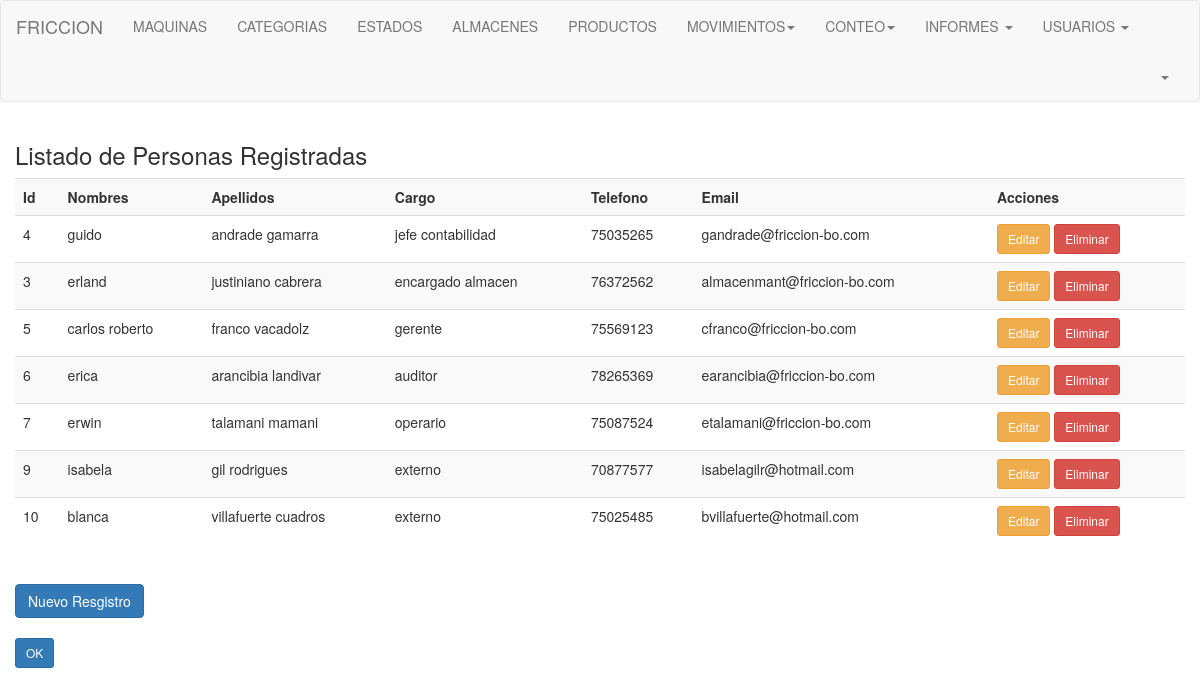
Page /personas.php on the earlier database version.
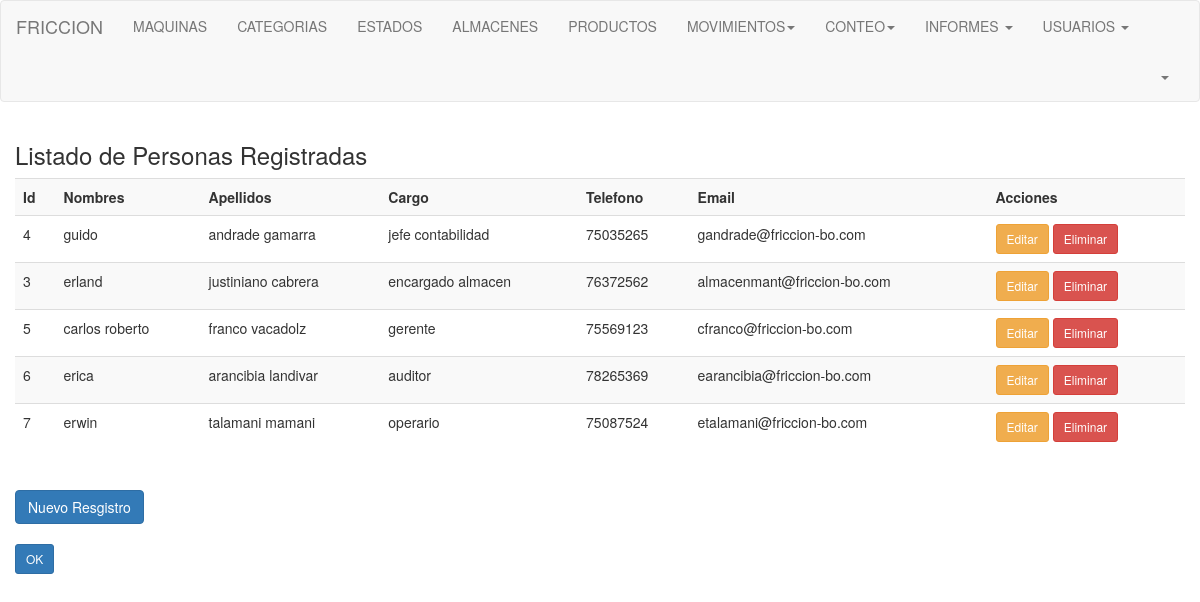
Same page on the later database version.
### tables this page shows
CREATE TABLE `tbpersona` (
  `idpersona` int(255) NOT NULL,
  `nombres` varchar(50) NOT NULL,
  `apellidopaterno` varchar(25) NOT NULL,
  `apellidomaterno` varchar(25) NOT NULL,
  `cargo` varchar(60) NOT NULL,
  `telefono` varchar(20) NOT NULL,
  `email` varchar(50) NOT NULL,
  `usuario` varchar(100) NOT NULL,
  `password` varchar(100) NOT NULL
);

### personas.php (the view, shortened to what the changed rows need)
<?php
$link = Conectarse();
?>
<!DOCTYPE html>
<html lang="en">
    <head>
        <link href="css/bootstrap.min.css" rel="stylesheet">
    </head>
    <body>
        <div id="wrapper">
            <div class="container">
                <div class="row" id="listaPersonas">
                    <table class="table table-responsive table-striped">
                        <tr>
                            <th>Id</th>
                            <th>Nombres</th>
                            <th>Apellidos</th>
                            <th>Cargo</th>
                            <th>Telefono</th>
                            <th>Email</th>
                             <th>Acciones</th>
                        </tr>
                        <?php
                            $sql="SELECT `idpersona`, `nombres`, `apellidopaterno`, `apellidomaterno`, `cargo`, `telefono`, `email` FROM `tbpersona`";
                            $result = mysqli_query($link,$sql) or die ("Error");
                     while($row = mysqli_fetch_row($result)){
                        ?>
                        <tr>
                            <td><?php echo $row[0]; ?></td>
                            <td><?php echo $row[1]; ?></td>
                            <td><?php echo $row[2] ." ".$row[3]; ?></td>
                            <td><?php echo $row[4]; ?></td>
                            <td><?php echo $row[5]; ?></td>
                            <td><?php echo $row[6]; ?></td>
                           <td>
                               <a href="editar_persona.php?id=<?php echo $row[0]; ?>" class="btn btn-warning btn-sm"><i class="fa fa-edit"></i> Editar</a>
                               <a href="eliminar_persona.php?id=<?php echo $row[0]; ?>" class="btn btn-danger btn-sm"><i class="fa fa-minus-circle"></i> Eliminar</a>
                           </td>
                        </tr>
                        <?php
                      }
                        ?>
                    </table>
                    <br>
                     <br>
                    <br>
                </div>
            </div>
        </div>
    </body>
</html>

Differences in the rows shown:
removed tbpersona: idpersona "9", nombres "isabela", apellidopaterno "gil", apellidomaterno "rodrigues", cargo "externo", telefono "70877577", email "isabelagilr@hotmail.com"
removed tbpersona: idpersona "10", nombres "blanca", apellidopaterno "villafuerte", apellidomaterno "cuadros", cargo "externo", telefono "75025485", email "bvillafuerte@hotmail.com"
